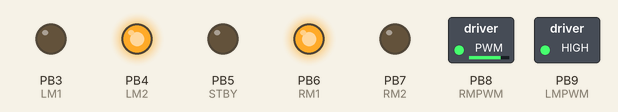
This sketch was run on a simulated STM32 Blue Pill. Parts: switched loads named in the sketch (green lamp = pin HIGH), output pins drawn as LEDs (lit = HIGH).

Above: at 0.1 s.
Timing chart, 0 to 1.6 s (numbered marks = the images above):
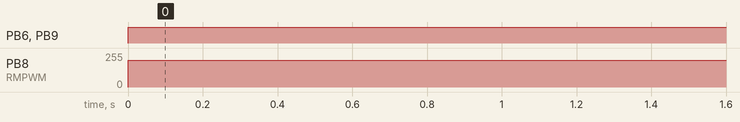

Measured:
- by itself, PB6 (RM1), PB9 (LMPWM): LOW → HIGH at 0.00 s
- by itself, PB8 (RMPWM): 0/255 → 200/255 at 0.00 s

The sketch:

stm_motor_control__2019_01_13_16_15_23_UTC_.ino
```cpp
#define top_left PA6
#define top_middle PA5
#define top_right PA1
#define LM2 PB4//here>>portion A is left....portion B is right
#define LM1 PB3
#define RM2 PB7
#define RM1 PB6
#define LMPWM PB9
#define RMPWM PB8
#define STBY PB5

void setup()
{
   afio_cfg_debug_ports(AFIO_DEBUG_NONE);
  Serial.begin(115200);
  pinMode(LM1,OUTPUT);
  pinMode(LM2,OUTPUT);
  pinMode(RM1,OUTPUT);
  pinMode(RM2,OUTPUT);
  pinMode(LMPWM,OUTPUT);
  pinMode(RMPWM,OUTPUT);
  pinMode(STBY,OUTPUT);
  //pinMode(PC13,OUTPUT);
}
void stopp()
{
  analogWrite(LMPWM, 0);
analogWrite(RMPWM, 0);
}
void speed_control(int lft, int right)
{
  if (lft >= 0)
        {
        digitalWrite(LM1, HIGH);
        digitalWrite(LM2, LOW);
        analogWrite(LMPWM, lft);
        }
  else
      {
        digitalWrite(LM2, HIGH);
        digitalWrite(LM1, LOW);
        analogWrite(LMPWM, -1*lft);
        }
  if (right >= 0)
           {
             digitalWrite(RM1, HIGH);
             digitalWrite(RM2, LOW);
             analogWrite(RMPWM, right);
            }

  else {
          digitalWrite(RM2, HIGH);
          digitalWrite(RM1, LOW);
          analogWrite(RMPWM, -1*right);
        }
}
void loop()
{
  //digitalWrite(STBY,HIGH);
//  forward(200);delay(2000);
//  stopp();delay(2000);
//  right(200);delay(2000);
//  stopp();delay(2000);
//  left(200);delay(2000);
//  stopp();delay(2000);
    speed_control(-255,200);
}
```
